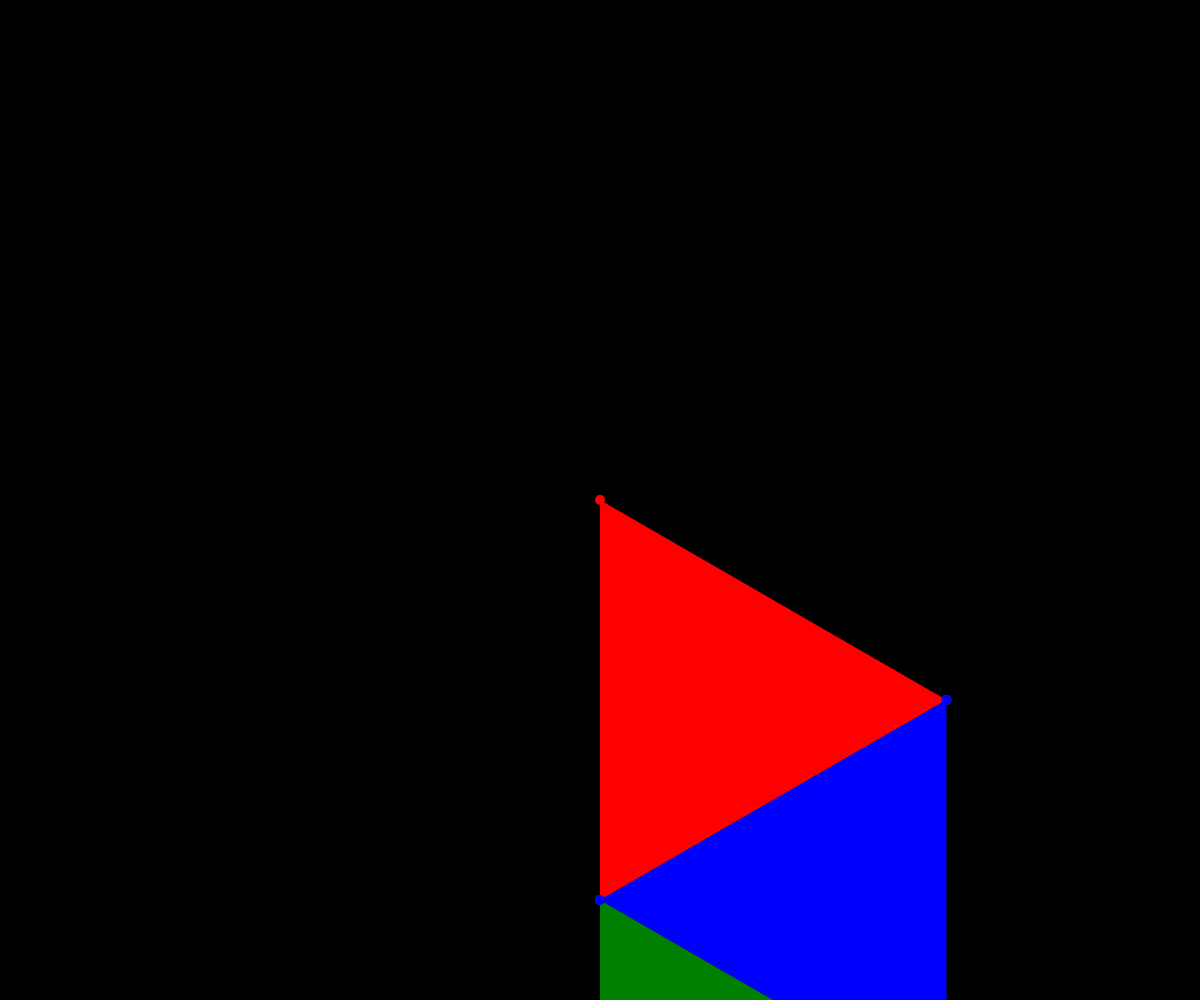
Frame 1 (no input)
Frame 60 (no input): identical to frame 1, image omitted
Frame 120 (the mouse pressed at the canvas centre since frame 60): identical to frame 1, image omitted

The p5.js sketch that drew this single still picture (run headless with seeded random() and noise() and a simulated clock; from frame 60 on, the mouse is pressed at the canvas centre):

// p5.js sketch
// ── sketch.js
let centerX = window.innerWidth / 2;
let centerY = window.innerHeight / 2;
let size = 400;
let offset = 2;

function setup() {
  createCanvas(window.innerWidth, window.innerHeight);
  background(0);
  translate(centerX, centerY);
  noFill();
  stroke(255);

  noStroke();
  fill("red");
  x1 = 0, y1 = 0;
  x2 = 0, y2 = size;
  x3 = sin(PI / 3) * size, y3 = cos(PI / 3) * size;

  ellipse(x1, y1, 10);
  ellipse(x2, y2, 10);
  ellipse(x3, y3, 10);

  triangle(x1, y1, x2, y2, x3, y3);

  fill("green");
  x1 = 0, y1 = size;
  x2 = 0, y2 = size * 2;
  x3 = sin(PI / 3) * size, y3 = cos(PI / 3) * size * 3;

  ellipse(x1, y1, 10);
  ellipse(x2, y2, 10);
  ellipse(x3, y3, 10);

  triangle(x1, y1, x2, y2, x3, y3);

  fill("blue");
  x1 = 0, y1 = size;
  x2 = sin(PI / 3) * size, y2 = cos(PI / 3) * size;
  x3 = sin(PI / 3) * size, y3 = cos(PI / 3) * size * 3;

  ellipse(x1, y1, 10);
  ellipse(x2, y2, 10);
  ellipse(x3, y3, 10);

  triangle(x1, y1, x2, y2, x3, y3);

  // triangle(centerX, centerY,
  //   centerX + size, centerY,
  //   centerX, centerY - size);

  // stroke("red");
  // triangle(centerX, centerY,
  //   centerX + size - (size / offset), centerY - (size / offset),
  //   centerX, centerY - size + (size / offset));


  // stroke("blue");
  // triangle(centerX + offset, centerY ,
  //   centerX + size - offset, centerY - offset,
  //   centerX, centerY - size + offset);


  // let AD = sqrt((size / offset) ** 2 + (2 * size / offset) ** 2);
  // let alpha = atan((size / offset) / (2 * size / offset));
  // let x = cos(alpha) * (AD / offset);
  // let y = sin(alpha) * (AD / offset);

  // console.log(alpha);
  // noStroke();
  // fill("green");
  // ellipse(centerX + x, centerY - y, 10);
}


function draw() {
}
